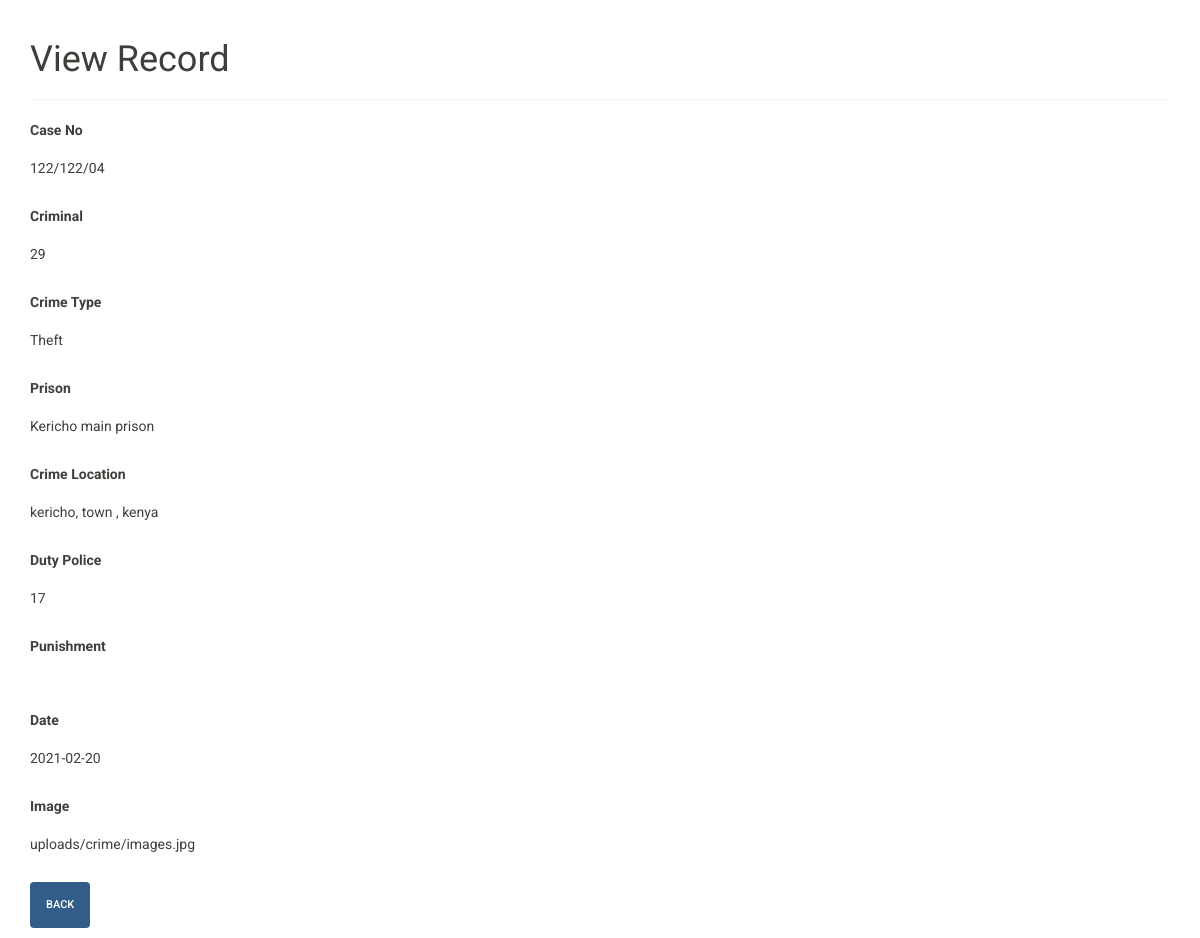
Screenshot of /read-crime.php?id=40 with the database file from the repository.
### tables this page shows
CREATE TABLE `crime` (
 `id` int(11) NOT NULL,
 `caseno` varchar(250) NOT NULL,
 `punishment` varchar(250) DEFAULT NULL,
 `criminal_ID` int(11) DEFAULT NULL,
 `crimeType` varchar(250) DEFAULT NULL,
 `crimeCategory` varchar(250) DEFAULT NULL,
 `prison` varchar(250) DEFAULT NULL,
 `court` varchar(250) DEFAULT NULL,
 `date` date DEFAULT NULL,
 `place` varchar(250) DEFAULT NULL,
 `description` longtext,
 `police_Id` int(11) DEFAULT NULL,
 `image` varchar(250) DEFAULT NULL,
 `uploads_on` datetime NOT NULL
);

### read-crime.php (the view, shortened to what this page needs)
<!DOCTYPE html>
<html lang="en">
<head>
  <link rel="stylesheet" href="css/bootstrap.min.css">
</head>
<body>
  <?php
  if (isset($_GET["id"]) && !empty(trim($_GET["id"]))) {
    require_once "server.php";
    $id = trim($_GET["id"]);
    $query = mysqli_query($db, "SELECT * FROM crime WHERE ID = '$id'");
    if ($row = mysqli_fetch_assoc($query)) {
      $caseno   = $row['caseno'];
      $Punishment    = $row["punishment"];
      $Criminal = $row['criminal_ID'];
      $CrimeType = $row["crimeType"];
      $Prison = $row["prison"];
      $Date = $row["date"];
      $Place = $row["place"];
      $PoliceId = $row["police_Id"];
      $Image = $row["image"];
    } else {
      exit();
    }
  } else {
    header("location: home.php");
    exit();
  }
  ?>
  <div class="wrapper">
    <div class="container-fluid">
      <div class="col-md-12">
        <div class="page-header">
          <h1>View Record</h1>
        </div>
        <div class="form-group">
          <label>Case No</label>
          <p class="form-control-static"><?php echo $caseno ?></p>
        </div>
        <div class="form-group">
          <label>Criminal</label>
          <p class="form-control-static"><?php echo $Criminal ?></p>
        </div>
        <div class="form-group">
          <label>Crime Type</label>
          <p class="form-control-static"><?php echo $CrimeType ?></p>
        </div>
        <div class="form-group">
          <label>Prison</label>
          <p class="form-control-static"><?php echo $Prison ?></p>
        </div>
        <div class="form-group">
          <label>Crime Location</label>
          <p class="form-control-static"><?php echo $Place ?></p>
        </div>
        <div class="form-group">
          <label>Duty Police</label>
          <p class="form-control-static"><?php echo $PoliceId ?></p>
        </div>
        <div class="form-group">
          <label>Punishment</label>
          <p class="form-control-static"><?php echo $Punishment ?></p>
        </div>
        <div class="form-group">
          <label>Date</label>
          <p class="form-control-static"><?php echo $Date ?></p>
        </div>
        <div class="form-group">
          <label>Image</label>
          <p class="form-control-static"><?php echo $Image ?></p>
        </div>
        <p><a href="home.php" class="btn btn-primary">Back</a></p>
      </div>
    </div>
  </div>
</body>
</html>

### read-crime.php (style rules this page uses)
.wrapper { width: 1200px; margin: 0 auto; }

### rows the page displays
crime: caseno "122/122/04", criminal_ID "29", crimeType "Theft", prison "Kericho main prison", place "kericho, town , kenya", police_Id "17", date "2021-02-20", image "uploads/crime/images.jpg"
